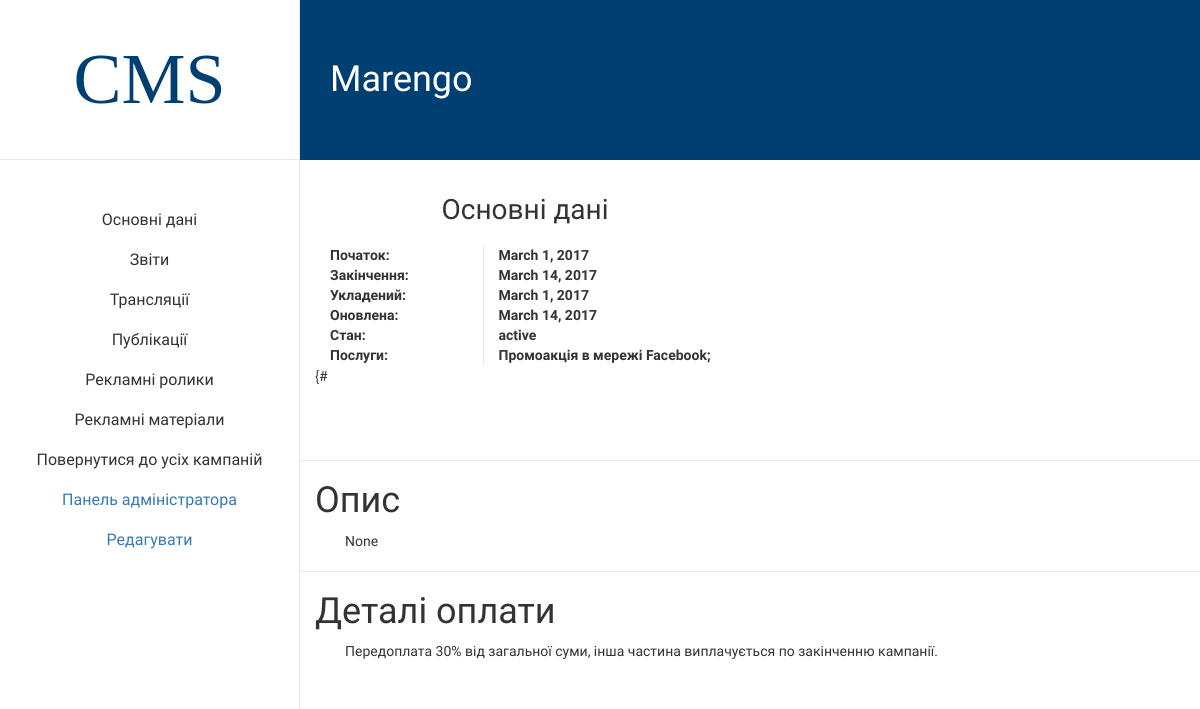
/api/manager/campaign/3/ (signed in), run on an earlier commit of the app's database.
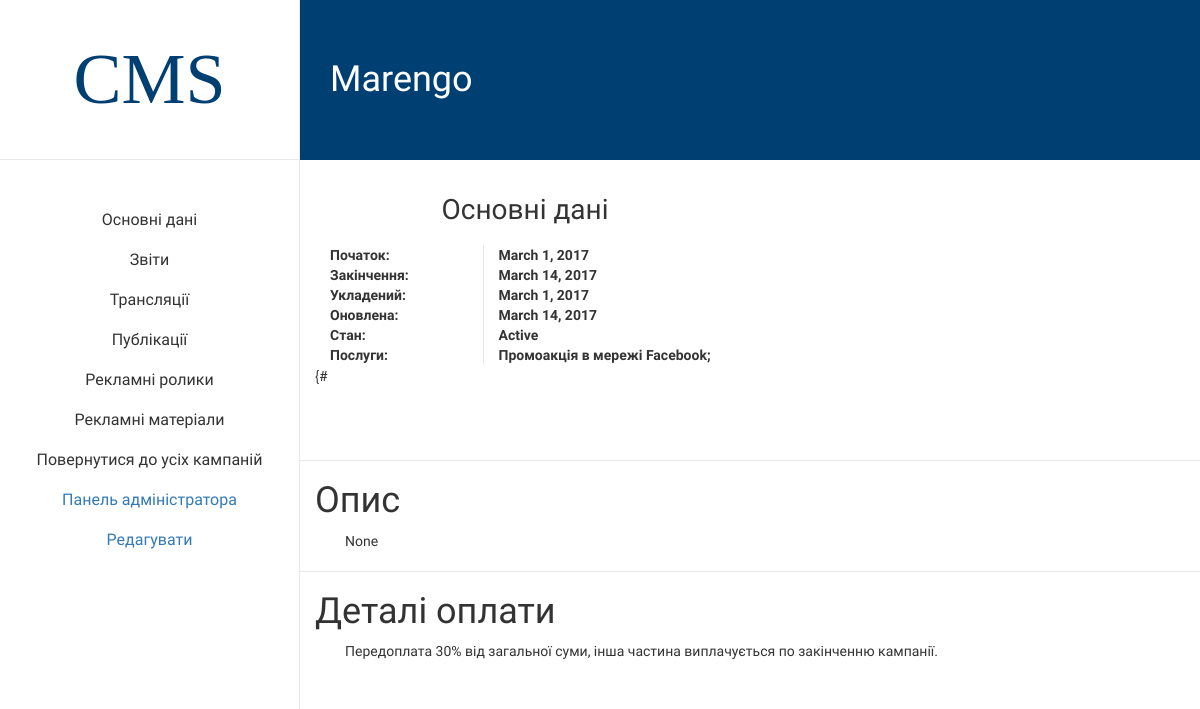
And on a later commit of the database.
### mainapp/models.py (models this page shows, shortened)
class Campaign(models.Model):
    subject = models.CharField(max_length=100)
    description = models.TextField(null=True)
    paymentDetails = models.TextField()
    signDate = models.DateField(null=True)
    startDate = models.DateField()
    endDate = models.DateField(null=True)
    moneySpent = models.DecimalField(max_digits=12, decimal_places=2, null=True)
    plannedBudget = models.DecimalField(max_digits=12, decimal_places=2)
    state = models.CharField(max_length=45)
    lastUpdateDate = models.DateField()
    client = models.ForeignKey(Client)
    employee = models.ForeignKey(Employee, null=True)
    service = models.ManyToManyField(Service)

### mainapp/views.py (the view)
# urls.py: url(r'^manager/campaign/(?P<pk>[0-9]+)/$', ManagerCampaignDetailView.as_view()),
class ManagerCampaignDetailView(LoginRequiredMixin, DetailView):
    model = Campaign
    template_name = "mainapp/CampaignForManager.html"
    def get_queryset(self):
        queryset = super(ManagerCampaignDetailView, self).get_queryset()
        return queryset.filter(employee=self.request.user.employee)
    def get_context_data(self, **kwargs):
        context = super(ManagerCampaignDetailView, self).get_context_data(**kwargs)
        context['reports'] = Report.objects.filter(campaign=self.get_object())
        context['broadcasts'] = Broadcast.objects.raw("Select mainapp_broadcast.id, period, times, startDate, endDate, price, channel_id, mainapp_rtvresource.SKU, mainapp_rtvresource.duaration From mainapp_broadcast INNER JOIN mainapp_rtvresource ON mainapp_broadcast.tvResource_id = mainapp_rtvresource.id Where tvResource_id in (Select id From mainapp_rtvresource Where mainapp_rtvresource.campaign_id = " + self.kwargs['pk'] + ")")
        context['publications'] = Published.objects.raw("Select mainapp_published.id, month, year, amount, price, mainapp_nontvresource.SKU, mainapp_nontvresource.type, mainapp_nontvresource.formfactor, mainapp_advertisingplace.name, mainapp_advertisingplace.town, mainapp_advertisingplace.type From (mainapp_published INNER JOIN mainapp_nontvresource ON mainapp_published.nonTVResourse_id = mainapp_nontvresource.id) INNER JOIN mainapp_advertisingplace ON mainapp_published.advertisingPlace_id = mainapp_advertisingplace.name  Where nonTVResourse_id in (Select id From mainapp_nontvresource Where mainapp_nontvresource.campaign_id = " + self.kwargs['pk'] + ")")
        context['tvresourses'] = RTVResource.objects.filter(campaign=self.get_object())
        context['nontvresourses'] = NonTVResource.objects.filter(campaign=self.get_object())
        return context

### mainapp/templates/mainapp/CampaignForManager.html (shortened to what this page needs)
<!DOCTYPE html>
<html lang="en">
<head>
    {% load staticfiles %}
    <link rel="stylesheet" href="{% static 'mainapp/css/campaign.css' %}" type="text/css">
    <link rel="stylesheet" href="https://maxcdn.bootstrapcdn.com/bootstrap/3.3.7/css/bootstrap.min.css">
</head>
<body>
<div class="main-block-wrapper container-fluid">
    <div class="menu-coloumn col-xs-3 col-md-3">
        <div class="icon-place">
            <div class="title-wrapper">CMS</div>
        </div>
         <div class="manu-items">
             <div id="main-info-click" class="item"><span class="title">Основні дані</span></div>
             <div id="reports-click" class="item"><span class="title">Звіти</span></div>
             <div id="broadcasts-click" class="item"><span class="title">Трансляції</span></div>
             <div id="publishes-click" class="item"><span class="title">Публікації</span></div>
             <div id="videos-click" class="item"><span class="title">Рекламні ролики</span></div>
             <div id="advmaterials-click" class="item"><span class="title">Рекламні матеріали</span></div>
             <div id="back-click" class="item"><span class="title">Повернутися до усіх кампаній</span></div>
             <a href="/admin"><div class="item"><span class="title">Панель адміністратора</span></div></a>
             <a href="/admin/mainapp/campaign/{{ campaign.id }}/change/"><div class="item"><span class="title">Редагувати</span></div></a>
         </div>
    </div>
    <div  class="main-block col-xs-9 col-md-9">
        <div id="header"   class="title-place"><span class="campain-title">{{ campaign.subject }}</span></div>
        <div id="main-info" class="block chart-block-wrapper" >
            <div class="col-xs-12 col-md-6 campain-main-info">
                <h1 class="campain-main-info-title">Основні дані</h1>
                <div class="campain-main-info-block">
                    <table>
                         <tr>
                            <th class="th-title">Початок:</th>
                            <th class="th-val">{{ campaign.startDate }}</th>
                        </tr>
                         <tr>
                            <th class="th-title">Закінчення:</th>
                            <th class="th-val">{{ campaign.endDate }}</th>
                        </tr>
                         <tr>
                            <th class="th-title">Укладений:</th>
                            <th class="th-val">{{ campaign.signDate }}</th>
                        </tr>
                        <tr>
                            <th class="th-title">Оновлена:</th>
                            <th class="th-val">{{ campaign.lastUpdateDate }}</th>
                        </tr>
                        <tr>
                            <th class="th-title">Стан:</th>
                            <th class="th-val">{{ campaign.state }}</th>
                        </tr>
                        <tr>
                            <th class="th-title">Послуги:</th>
                            <th class="th-val">
                            {% for service in campaign.service.all %}
                                {{ service.name }}; <br>
                            {% endfor %}
                            </th>
                        </tr>
                    </table>
{#              </div>
            </div>
            <div class="col-xs-12 col-md-6 chart-block-wrapper">
                <div id="piechart"></div>
            </div>
            <div class="campaign-big-block col-xs-12">
                <h1>Опис</h1>
                <div class="campaign-big-block-content" >{{ campaign.description }}</div>
            </div>
            <div class="campaign-big-block col-xs-12 col-md-12">
                <h1>Деталі оплати</h1>
                <div class="campaign-big-block-content" > {{ campaign.paymentDetails }}</div>
            </div>
        </div>
    </div>
</div>
</body>
</html>

What changed in the data, as far as the page shows it:
changed Campaign "Marengo": state "active" → "Active"
